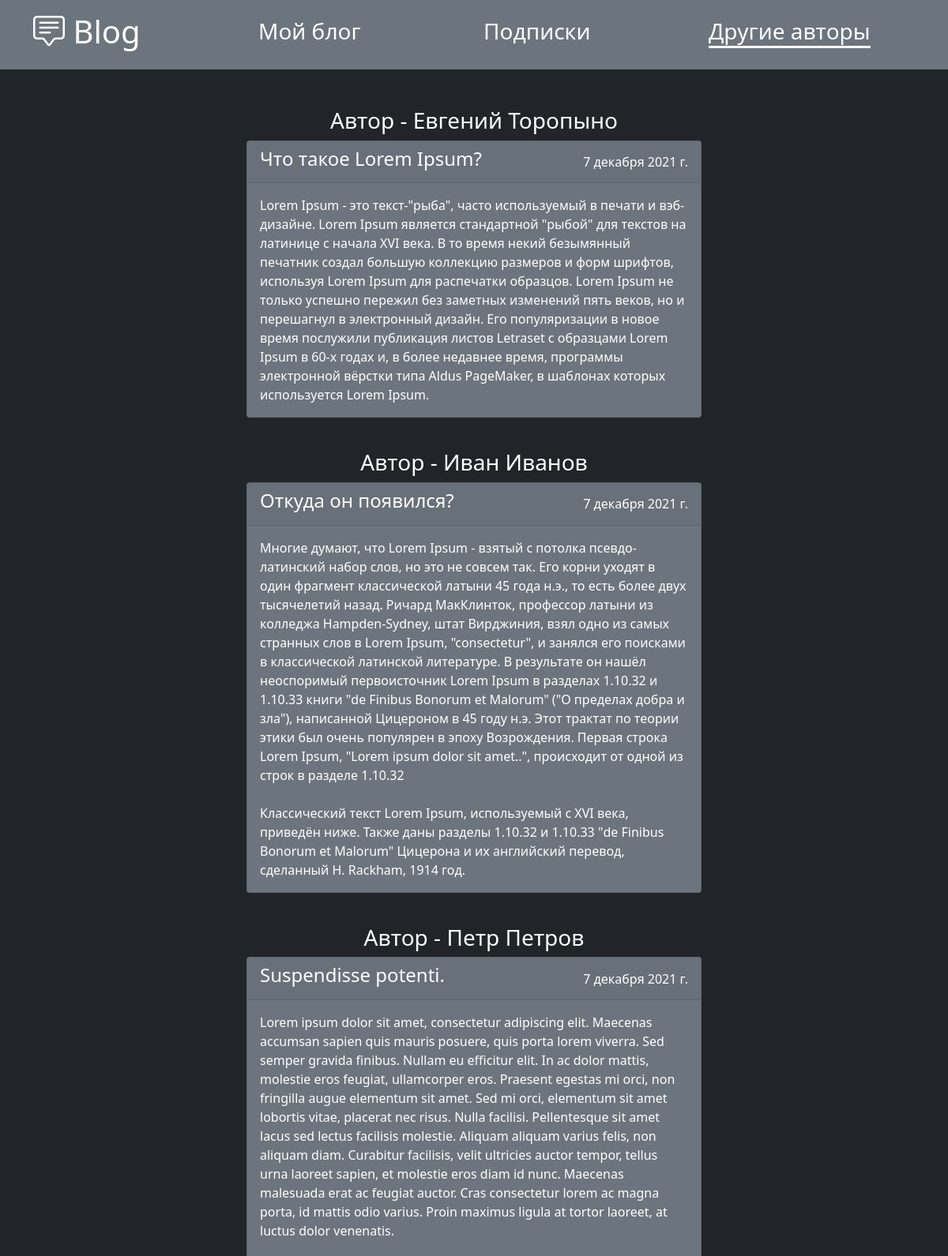
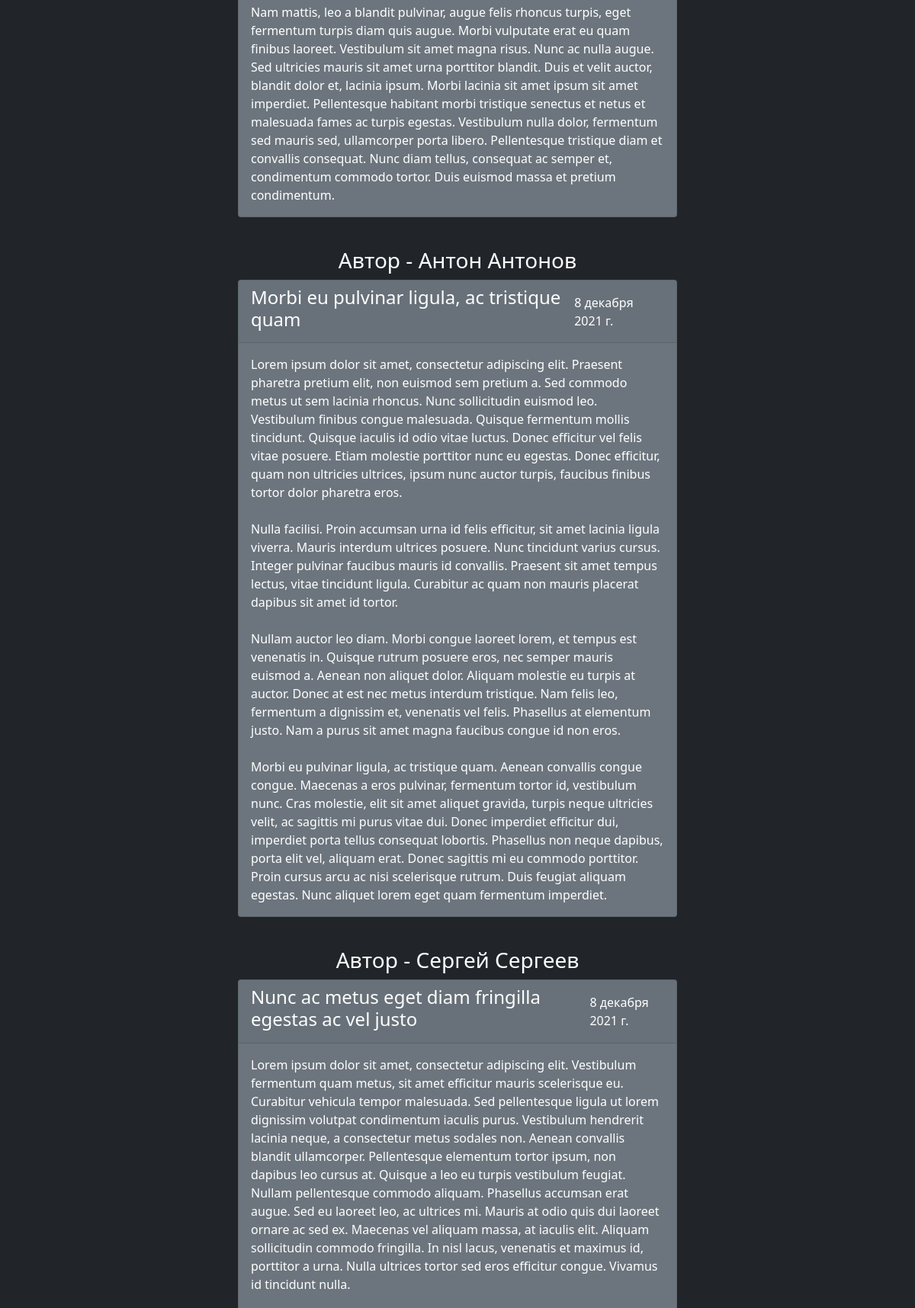
Page /post_list/ (signed in, upper part) on the committed database (2 pictures, top to bottom).
### main_app/models.py (models this page shows, shortened)
class Post(models.Model):
    author = models.ForeignKey(User, on_delete=models.CASCADE, verbose_name='Запись')
    title = models.CharField('Заголовок', max_length=150)
    content = models.TextField('Контент', max_length=3000)
    pub_date = models.DateTimeField('Дата публикации', auto_now_add=True)
    class Meta:
        verbose_name = 'Запись'
        verbose_name_plural = 'Записи'
        ordering = ['-pub_date']

### main_app/views.py (the view)
# urls.py: path('post_list/', (login_required(views.PostListView.as_view())), name='post-list'),
class PostListView(TemplateView):
    template_name = 'main_app/post_list_other.html'
    def get_context_data(self, **kwargs):
        context = super().get_context_data(**kwargs)
        context['posts'] = self.get_post_list(self.request.user)
        context['title'] = 'Другие авторы'
        return context
    @staticmethod
    def get_post_list(user):
        subscriptions = services.get_subscriptions(user)
        users = User.objects.exclude(Q(pk=user.pk) | Q(post__isnull=True) | Q(pk__in=subscriptions))
        posts = [u.post_set.last() for u in users]
        return posts

### main_app/services.py (called while the page is built)
def get_subscriptions(user):
    subscription_list = get_subscription_list(user)
    return subscription_list.subscriptions.all()

def get_subscription_list(user):
    subscription_list, created = SubscriptionList.objects.get_or_create(user=user)
    return subscription_list

### main_app/templates/main_app/post_list_other.html (shortened to what this page needs)
{% extends 'main_app/base.html' %}
{% block content %}
  <div class="row justify-content-center">
    <div class="col-6">
      <div class="row flex-column align-items-center">
        {% for post in posts %}
          <span class="col-auto h3 text-white">
            <a href="{% url 'author' post.author.pk %}" class="blog-link">Автор - {{ post.author.get_full_name }}</a>
          </span>
          {% include 'main_app/post.html' %}
        {% endfor %}
      </div>
    </div>
  </div>
{% endblock %}

### main_app/templates/main_app/post.html
<div class="mb-4" id="post{{ post.pk }}">
  <div class="card text-white bg-secondary mb-3 ">
    <div class="card-header d-flex justify-content-between align-items-center">
      <span class="h4">{{ post.title }}</span>
      <span>{{ post.pub_date|date }}</span>
    </div>
    <div class="card-body">
      <p class="card-text">
        {{ post.content|linebreaksbr }}
      </p>
    </div>
  </div>
</div>

### main_app/static/main_app/css/style.css (style rules this page uses)
body { min-height: 1000px; }
.blog-link { text-decoration: none; color: inherit; }

### rows in the picture
Post: author.get_full_name "Евгений Торопыно", title "Что такое Lorem Ipsum?", pub_date "7 декабря 2021 г.", content "Lorem Ipsum - это текст-\"рыба\", часто используемый в печати и вэб-дизайне. Lorem Ipsum является стандартной \"рыбой\" для текстов на латинице с начала XVI века. В то время некий безымянный печатник создал большую коллекцию размеров и форм шрифтов, используя Lorem Ipsum для распечатки образцов. Lorem Ipsum не только успешно пережил без заметных изменений пять веков, но и перешагнул в электронный дизайн. Его популяризации в новое время послужили публикация листов Letraset с образцами Lorem Ipsum в 60-х годах и, в более недавнее время, программы электронной вёрстки типа Aldus PageMaker, в шаблонах которых используется Lorem Ipsum."
Post: author.get_full_name "Иван Иванов", title "Откуда он появился?", pub_date "7 декабря 2021 г.", content "Многие думают, что Lorem Ipsum - взятый с потолка псевдо-латинский набор слов, но это не совсем так. Его корни уходят в один фрагмент классической латыни 45 года н.э., то есть более двух тысячелетий назад. Ричард МакКлинток, профессор латыни из колледжа Hampden-Sydney, штат Вирджиния, взял одно из самых странных слов в Lorem Ipsum, \"consectetur\", и занялся его поисками в классической латинской литературе. В результате он нашёл неоспоримый первоисточник Lorem Ipsum в разделах 1.10.32 и 1.10.33 книги \"de Finibus Bonorum et Malorum\" (\"О пределах добра и зла\"), написанной Цицероном в 45 году н.э. Этот трактат по теории этики был очень популярен в эпоху Возрождения. Первая строка Lorem Ipsum,…"
Post: author.get_full_name "Петр Петров", title "Suspendisse potenti.", pub_date "7 декабря 2021 г.", content "Lorem ipsum dolor sit amet, consectetur adipiscing elit. Maecenas accumsan sapien quis mauris posuere, quis porta lorem viverra. Sed semper gravida finibus. Nullam eu efficitur elit. In ac dolor mattis, molestie eros feugiat, ullamcorper eros. Praesent egestas mi orci, non fringilla augue elementum sit amet. Sed mi orci, elementum sit amet lobortis vitae, placerat nec risus. Nulla facilisi. Pellentesque sit amet lacus sed lectus facilisis molestie. Aliquam aliquam varius felis, non aliquam diam. Curabitur facilisis, velit ultricies auctor tempor, tellus urna laoreet sapien, et molestie eros diam id nunc. Maecenas malesuada erat ac feugiat auctor. Cras consectetur lorem ac magna porta, id…"
Post: author.get_full_name "Антон Антонов", title "Morbi eu pulvinar ligula, ac tristique quam", pub_date "8 декабря 2021 г.", content "Lorem ipsum dolor sit amet, consectetur adipiscing elit. Praesent pharetra pretium elit, non euismod sem pretium a. Sed commodo metus ut sem lacinia rhoncus. Nunc sollicitudin euismod leo. Vestibulum finibus congue malesuada. Quisque fermentum mollis tincidunt. Quisque iaculis id odio vitae luctus. Donec efficitur vel felis vitae posuere. Etiam molestie porttitor nunc eu egestas. Donec efficitur, quam non ultricies ultrices, ipsum nunc auctor turpis, faucibus finibus tortor dolor pharetra eros. Nulla facilisi. Proin accumsan urna id felis efficitur, sit amet lacinia ligula viverra. Mauris interdum ultrices posuere. Nunc tincidunt varius cursus. Integer pulvinar faucibus mauris id convallis.…"
Post: author.get_full_name "Сергей Сергеев", title "Nunc ac metus eget diam fringilla egestas ac vel justo", pub_date "8 декабря 2021 г.", content "Lorem ipsum dolor sit amet, consectetur adipiscing elit. Vestibulum fermentum quam metus, sit amet efficitur mauris scelerisque eu. Curabitur vehicula tempor malesuada. Sed pellentesque ligula ut lorem dignissim volutpat condimentum iaculis purus. Vestibulum hendrerit lacinia neque, a consectetur metus sodales non. Aenean convallis blandit ullamcorper. Pellentesque elementum tortor ipsum, non dapibus leo cursus at. Quisque a leo eu turpis vestibulum feugiat. Nullam pellentesque commodo aliquam. Phasellus accumsan erat augue. Sed eu laoreet leo, ac ultrices mi. Mauris at odio quis dui laoreet ornare ac sed ex. Maecenas vel aliquam massa, at iaculis elit. Aliquam sollicitudin commodo…"
